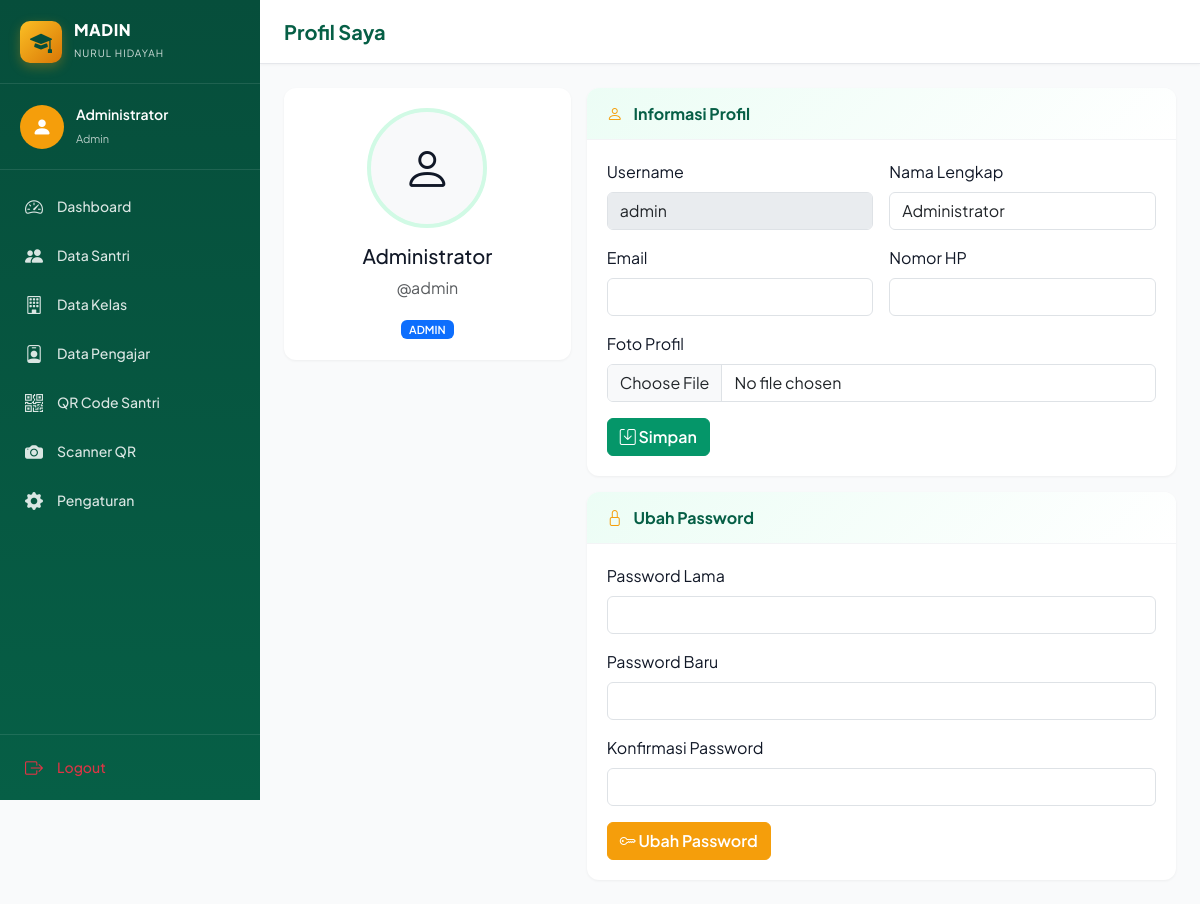
Screenshot of /profile (signed in) with the database file from the repository.
### tables this page shows
CREATE TABLE users (
    id INTEGER PRIMARY KEY AUTOINCREMENT,
    username TEXT UNIQUE NOT NULL,
    password_hash TEXT NOT NULL,
    nama_lengkap TEXT NOT NULL,
    role TEXT NOT NULL CHECK(role IN ('admin', 'ustaz', 'wali')),
    email TEXT,
    nomor_hp TEXT,
    foto TEXT,
    status INTEGER DEFAULT 1,
    last_login TEXT,
    created_at TEXT DEFAULT (datetime('now', 'localtime')),
    updated_at TEXT DEFAULT (datetime('now', 'localtime'))
);

### app.py (the view, shortened to what this page needs)
@app.route('/profile', methods=['GET', 'POST'])
@login_required
def profile():
    db = get_db()
    user = db.execute("SELECT * FROM users WHERE id = ?", (current_user.id,)).fetchone()
    return render_template('profile/index.html', user=user)

### app.py (called while the page is built)
@login_manager.user_loader
def load_user(user_id):
    db = get_db()
    row = db.execute(
        "SELECT id, username, nama_lengkap, role, foto FROM users WHERE id = ? AND status = 1",
        (user_id,)
    ).fetchone()
    if row:
        return User(row['id'], row['username'], row['nama_lengkap'], row['role'], row['foto'])
    return None

def get_db():
    if 'db' not in g:
        g.db = sqlite3.connect(app.config['DATABASE'])
        g.db.row_factory = sqlite3.Row
        g.db.execute("PRAGMA foreign_keys = ON")
    return g.db

@app.context_processor
def inject_globals():
    try:
        db = get_db()
        settings_rows = db.execute("SELECT key, value FROM settings").fetchall()
        settings = {r['key']: r['value'] for r in settings_rows}
    except Exception:
        settings = {
            'nama_madin': 'Madin Nurul Hidayah',
            'alamat_madin': 'Jl. Raya Nurul Hidayah',
            'telepon_madin': '-',
            'logo_madin': 'logo.png'
        }
    return dict(
        settings=settings,
        now=datetime.now(TZ),
        current_year=datetime.now(TZ).year
    )

### templates/profile/index.html (shortened to what this page needs)
{% extends "base.html" %}
{% block page_title %}Profil Saya{% endblock %}
{% block content %}
<div class="row g-3">
    <div class="col-lg-4">
        <div class="card-custom">
            <div class="card-custom-body text-center">
                {% if user.foto %}
                <img src="{{ url_for('static', filename='uploads/' + user.foto) }}" class="avatar-lg mb-3">
                {% else %}
                <div class="avatar-lg bg-light d-flex align-items-center justify-content-center mb-3 mx-auto">
                    <i class="bi bi-person" style="font-size:3rem"></i>
                </div>
                {% endif %}
                <h5>{{ user.nama_lengkap }}</h5>
                <p class="text-muted">@{{ user.username }}</p>
                <span class="badge bg-primary">{{ user.role|upper }}</span>
            </div>
        </div>
    </div>
    <div class="col-lg-8">
        <div class="card-custom mb-3">
            <div class="card-custom-header"><h5><i class="bi bi-person"></i> Informasi Profil</h5></div>
            <div class="card-custom-body">
                <form method="POST" enctype="multipart/form-data">
                    <div class="row g-3">
                        <div class="col-md-6">
                            <label class="form-label">Username</label>
                            <input type="text" class="form-control" value="{{ user.username }}" disabled>
                        </div>
                        <div class="col-md-6">
                            <label class="form-label">Nama Lengkap</label>
                            <input type="text" name="nama_lengkap" class="form-control" value="{{ user.nama_lengkap }}" required>
                        </div>
                        <div class="col-md-6">
                            <label class="form-label">Email</label>
                            <input type="email" name="email" class="form-control" value="{{ user.email or '' }}">
                        </div>
                        <div class="col-md-6">
                            <label class="form-label">Nomor HP</label>
                            <input type="text" name="nomor_hp" class="form-control" value="{{ user.nomor_hp or '' }}">
                        </div>
                        <div class="col-12">
                            <label class="form-label">Foto Profil</label>
                            <input type="file" name="foto" class="form-control" accept="image/*">
                        </div>
                    </div>
                    <button class="btn btn-primary mt-3"><i class="bi bi-save"></i> Simpan</button>
                </form>
            </div>
        </div>
        <div class="card-custom">
            <div class="card-custom-header"><h5><i class="bi bi-lock"></i> Ubah Password</h5></div>
            <div class="card-custom-body">
                <form method="POST" action="{{ url_for('change_password') }}">
                    <div class="mb-3">
                        <label class="form-label">Password Lama</label>
                        <input type="password" name="old_password" class="form-control" required>
                    </div>
                    <div class="mb-3">
                        <label class="form-label">Password Baru</label>
                        <input type="password" name="new_password" class="form-control" minlength="6" required>
                    </div>
                    <div class="mb-3">
                        <label class="form-label">Konfirmasi Password</label>
                        <input type="password" name="confirm_password" class="form-control" minlength="6" required>
                    </div>
                    <button class="btn btn-warning"><i class="bi bi-key"></i> Ubah Password</button>
                </form>
            </div>
        </div>
    </div>
</div>
{% endblock %}

### templates/base.html (shortened to what this page needs)
<!DOCTYPE html>
<html lang="id">
<head>
    <link href="https://cdn.jsdelivr.net/npm/bootstrap@5.3.2/dist/css/bootstrap.min.css" rel="stylesheet">
    <link href="https://cdn.jsdelivr.net/npm/bootstrap-icons@1.11.2/font/bootstrap-icons.css" rel="stylesheet">
    <link href="{{ url_for('static', filename='css/style.css') }}" rel="stylesheet">
</head>
<body>
    {% if current_user.is_authenticated %}
    <div class="app-wrapper">
        <aside class="sidebar" id="sidebar">
            <div class="sidebar-header">
                <div class="logo-wrapper">
                    <div class="logo-icon">
                        <i class="bi bi-mortarboard-fill"></i>
                    </div>
                    <div class="logo-text">
                        <h6>MADIN</h6>
                        <small>NURUL HIDAYAH</small>
                    </div>
                </div>
            </div>
            <div class="sidebar-user">
                <div class="user-avatar">
                    <i class="bi bi-person-fill"></i>
                </div>
                <div class="user-info">
                    <strong>{{ current_user.nama_lengkap }}</strong>
                    <small>{{ current_user.role|title }}</small>
                </div>
            </div>
            <nav class="sidebar-menu">
                {% if current_user.role == 'admin' %}
                <a href="{{ url_for('admin_dashboard') }}" class="menu-item {% if request.endpoint == 'admin_dashboard' %}active{% endif %}">
                    <i class="bi bi-speedometer2"></i><span>Dashboard</span>
                </a>
                <a href="{{ url_for('santri_index') }}" class="menu-item">
                    <i class="bi bi-people-fill"></i><span>Data Santri</span>
                </a>
                <a href="{{ url_for('kelas_index') }}" class="menu-item">
                    <i class="bi bi-building"></i><span>Data Kelas</span>
                </a>
                <a href="{{ url_for('pengajar_index') }}" class="menu-item">
                    <i class="bi bi-person-badge"></i><span>Data Pengajar</span>
                </a>
                <a href="{{ url_for('qr_index') }}" class="menu-item">
                    <i class="bi bi-qr-code"></i><span>QR Code Santri</span>
                </a>
                <a href="{{ url_for('absensi_scan') }}" class="menu-item">
                    <i class="bi bi-camera-fill"></i><span>Scanner QR</span>
                </a>
                <a href="{{ url_for('pengaturan') }}" class="menu-item">
                    <i class="bi bi-gear-fill"></i><span>Pengaturan</span>
                </a>
                {% endif %}
            </nav>
            <div class="sidebar-footer">
                <a href="{{ url_for('logout') }}" class="menu-item text-danger">
                    <i class="bi bi-box-arrow-right"></i><span>Logout</span>
                </a>
            </div>
        </aside>
        <div class="main-content">
            <nav class="top-navbar">
                <div class="navbar-title">
                    <h5>{% block page_title %}Dashboard{% endblock %}</h5>
                </div>
            </nav>
            <main class="content-area">
                {% block content %}{% endblock %}
            </main>
        </div>
    </div>
    {% else %}
    <div class="container mt-5">
        <p>Silakan <a href="{{ url_for('login') }}">login</a> terlebih dahulu.</p>
    </div>
    {% endif %}
</body>
</html>

### static/css/style.css (style rules this page uses)
:root { --emerald-50: #ecfdf5; --emerald-100: #d1fae5; --emerald-500: #10b981; --emerald-600: #059669; --emerald-700: #047857; --emerald-800: #065f46; --emerald-900: #064e3b; --gold-400: #fbbf24; --gold-500: #f59e0b; --gold-600: #d97706; --gray-50: #f9fafb; --gray-100: #f3f4f6; --gray-200: #e5e7eb; --gray-500: #6b7280; --gray-700: #374151; --gray-900: #111827; --sidebar-width: 260px; --navbar-height: 64px; }
* { box-sizing: border-box; }
body { font-family: 'Plus Jakarta Sans', -apple-system, BlinkMacSystemFont, sans-serif; background: var(--gray-50); color: var(--gray-900); margin: 0; min-height: 100vh; }
.app-wrapper { display: flex; min-height: 100vh; }
.sidebar { width: var(--sidebar-width); background: linear-gradient(180deg, var(--emerald-900) 0%, var(--emerald-800) 100%); color: white; position: fixed; top: 0; left: 0; height: 100vh; overflow-y: auto; z-index: 1000; transition: transform 0.3s; display: flex; flex-direction: column; }
.sidebar-header { padding: 20px; border-bottom: 1px solid rgba(255,255,255,0.1); display: flex; justify-content: space-between; align-items: center; }
.logo-wrapper { display: flex; align-items: center; gap: 12px; }
.logo-icon { width: 42px; height: 42px; background: linear-gradient(135deg, var(--gold-400), var(--gold-600)); border-radius: 10px; display: flex; align-items: center; justify-content: center; font-size: 22px; color: var(--emerald-900); box-shadow: 0 4px 12px rgba(245,158,11,0.3); }
.logo-text h6 { margin: 0; font-weight: 800; font-size: 16px; letter-spacing: 0.5px; }
.logo-text small { font-size: 10px; opacity: 0.8; letter-spacing: 1px; }
.sidebar-user { padding: 20px; border-bottom: 1px solid rgba(255,255,255,0.1); display: flex; align-items: center; gap: 12px; }
.user-avatar { width: 44px; height: 44px; border-radius: 50%; background: var(--gold-500); display: flex; align-items: center; justify-content: center; font-size: 20px; color: white; overflow: hidden; flex-shrink: 0; }
.user-info strong { display: block; font-size: 14px; font-weight: 600; }
.user-info small { font-size: 11px; opacity: 0.7; }
.sidebar-menu { flex: 1; padding: 12px 0; }
.menu-item { display: flex; align-items: center; gap: 12px; padding: 11px 20px; color: rgba(255,255,255,0.85); text-decoration: none; font-size: 14px; font-weight: 500; border-left: 3px solid transparent; transition: all 0.2s; }
.menu-item i { font-size: 18px; width: 22px; text-align: center; }
.sidebar-footer { border-top: 1px solid rgba(255,255,255,0.1); padding: 8px 0; }
.main-content { flex: 1; margin-left: var(--sidebar-width); min-width: 0; display: flex; flex-direction: column; }
.top-navbar { height: var(--navbar-height); background: white; border-bottom: 1px solid var(--gray-200); padding: 0 24px; display: flex; align-items: center; gap: 16px; position: sticky; top: 0; z-index: 100; box-shadow: 0 1px 3px rgba(0,0,0,0.04); }
.navbar-title { flex: 1; }
.navbar-title h5 { margin: 0; font-weight: 700; color: var(--emerald-800); }
.content-area { flex: 1; padding: 24px; }
.card-custom { background: white; border-radius: 12px; box-shadow: 0 1px 3px rgba(0,0,0,0.05); overflow: hidden; margin-bottom: 0; }
.card-custom-header { padding: 16px 20px; border-bottom: 1px solid var(--gray-100); background: linear-gradient(135deg, var(--emerald-50), white); }
.card-custom-header h5 { margin: 0; font-weight: 700; color: var(--emerald-800); font-size: 16px; }
.card-custom-header h5 i { color: var(--gold-500); margin-right: 8px; }
.card-custom-body { padding: 20px; }
.avatar-lg { width: 120px; height: 120px; border-radius: 50%; object-fit: cover; border: 4px solid var(--emerald-100); }
.badge { font-weight: 600; font-size: 11px; padding: 4px 8px; }
.btn-primary { background: var(--emerald-600); border-color: var(--emerald-600); font-weight: 600; }
.btn-warning { background: var(--gold-500); border-color: var(--gold-500); color: white; font-weight: 600; }

### rows the page displays
users: nama_lengkap "Administrator", role "Admin", username "admin", role "ADMIN"
